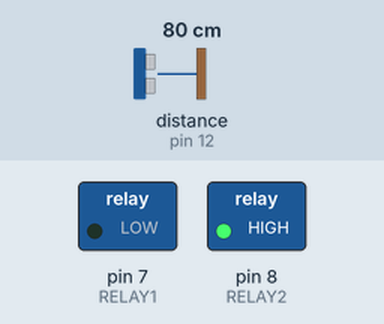
Recording of a sketch running on a simulated Arduino Uno, built with avr-gcc and run on an emulated ATmega328P. Shown: switched loads named in the sketch (green lamp = pin HIGH). Wiring (inferred from the names in the program): ultrasonic range finder: trigger pin 13; echo pin 12. The inputs (shaded band) are chosen by the test bench; at power-on: distance to the obstacle (sensor on pin 12) 80 cm. The echo pulse lasts 58.3 µs per cm; pins used as bus, display or sensor lines are not drawn.

Above: at 0.1 s.
Timing chart, 0 to 1.6 s (numbered marks = the images above):
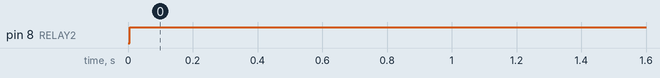

Measured:
- by itself, pin 8 (RELAY2): LOW → HIGH at 0.01 s

The sketch:

relay.ino
```cpp
#define trigPin 13
#define echoPin 12
#define RELAY1  7
#define RELAY2  8

void setup(){
  Serial.begin(9600);
  pinMode(RELAY1, OUTPUT);
  pinMode(RELAY2, OUTPUT);
  pinMode(trigPin, OUTPUT);
  pinMode(echoPin, INPUT);
}

void loop()
{
  long duration, distance;
  digitalWrite(trigPin, LOW);
  digitalWrite(trigPin, HIGH);
  digitalWrite(trigPin, LOW);

  duration = pulseIn(echoPin, HIGH);
  distance = (duration / 16) / 29.1;

  if (distance < 200) {
	    digitalWrite(RELAY1,LOW);
	    digitalWrite(RELAY2,HIGH);
  }

  else {
	   digitalWrite(RELAY1,HIGH);
	   digitalWrite(RELAY2,LOW);
  }

}
```
